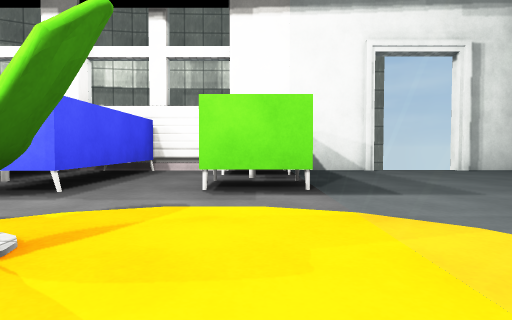
View 1 (above)

17 first-person views from a walk through a Unity game level. The camera is 0.36 m above the floor, tilts 2° down and sees 75° across. Doors are open. The floor is counted in squares, 1 m on a side. Each view is taken from the middle of a square. On the plan, view 1 faces up. The plan holds only what a view shows up to about 9 squares ahead; the rest is blank. The player is left out. Some surface patterns are stand-ins.

View 2
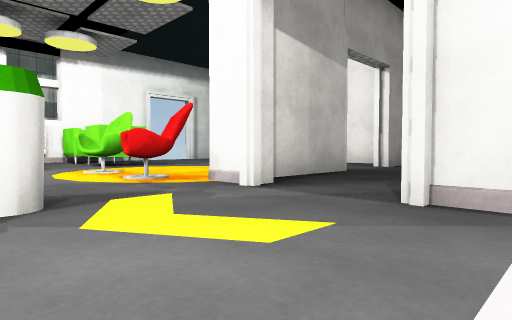

View 3
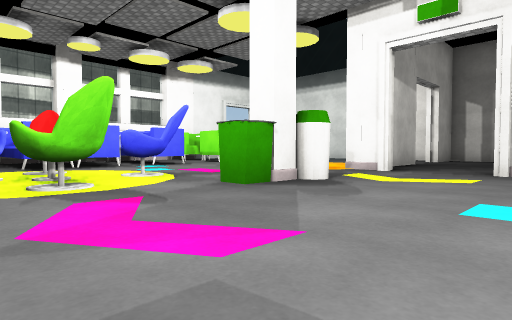

View 4
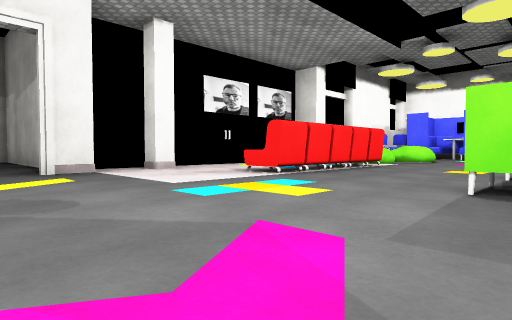

View 5
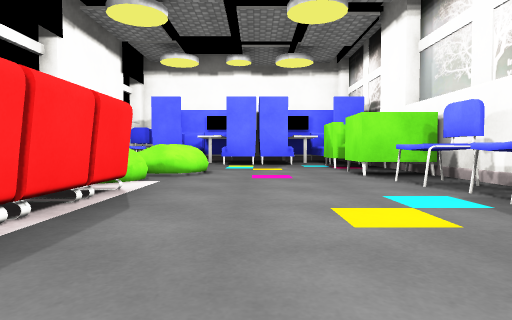

View 6
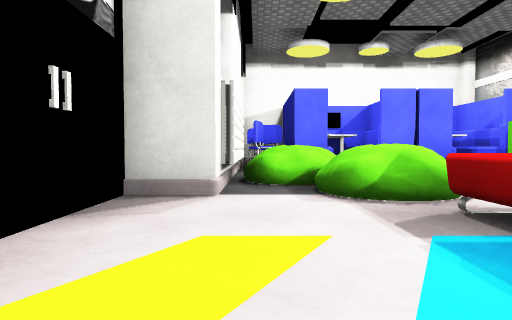

View 7
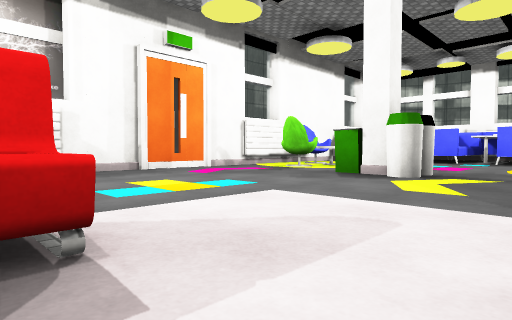

View 8
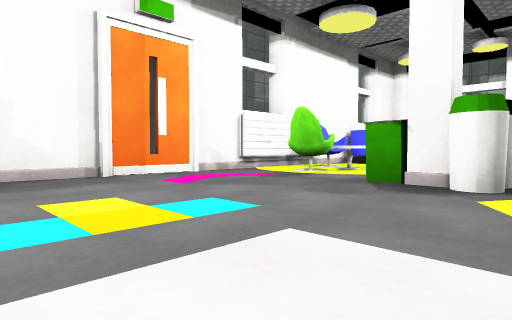

View 9
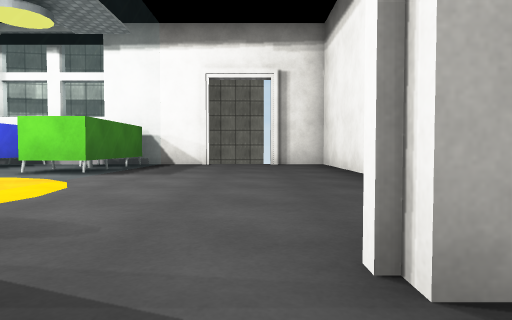

View 10
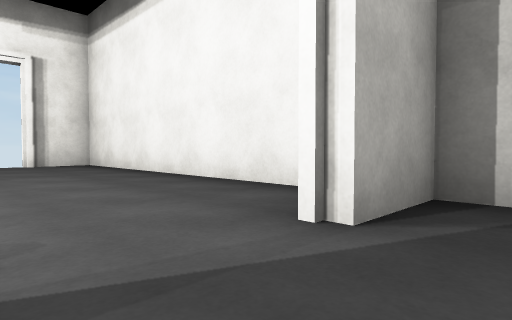

View 11
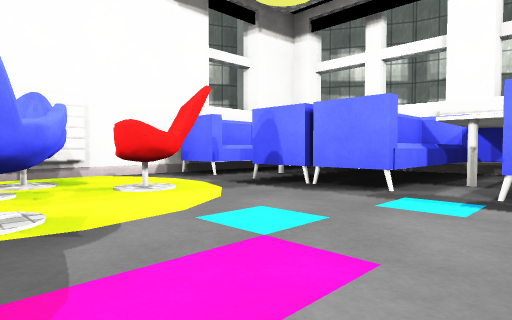

View 12
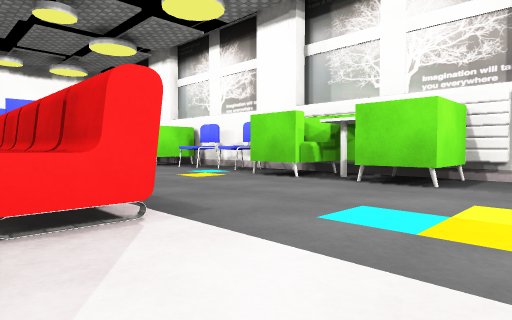

View 13
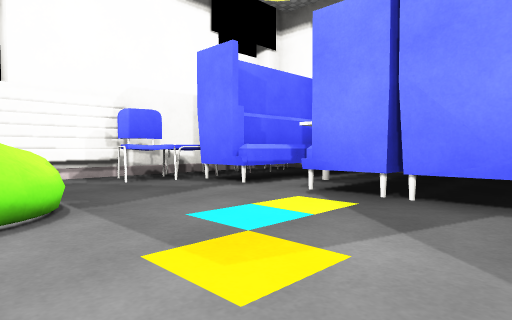

View 14
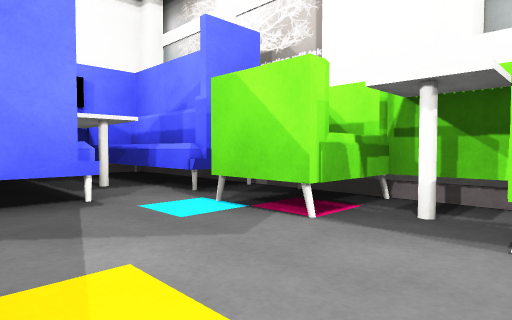

View 15
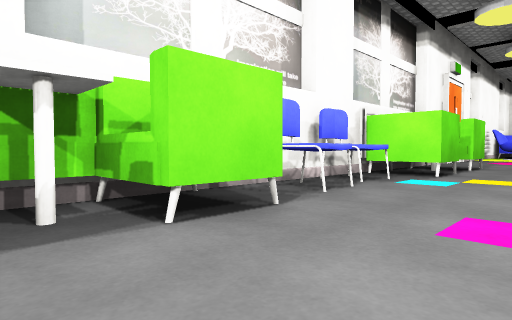

View 16
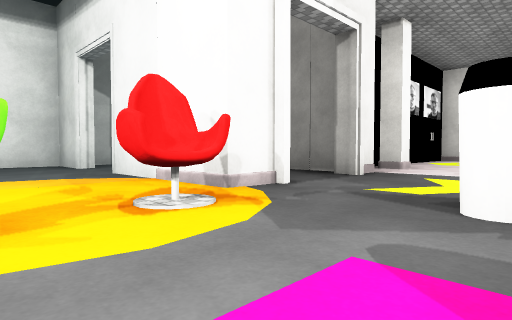

View 17
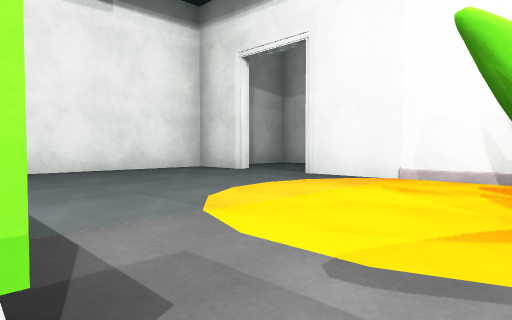

### Floor plan
Key: @ floor where view 1 was taken; # wall or solid block; . floor; D open door; = window, fence, low wall or low ledge; O other object.
Columns run from 7 left of view 1 to 5 right of it. Each row starts with its distance up from view 1.
  6   O ###O#DD##
  5  OOOOO.O=DD.#
  4 #OOOOO.#=...#
  3 #OOOOO.O=...#
  2 # O.....=...#
  1 #OO...O.=...#
  0 #.OO..O@=...#
 -1 #.O.O.O##DD##
 -2 #..OOOD.....#
 -3 #...O.D#....#
 -4 #......######
 -5 #O....OO
 -6 #O..OO.O
 -7 #O..OO.O
 -8 #O..OO.O
 -9 #O..OO.O
-10 #....OO#
-11 #O..OOO
-12 #O....O
-13  O...OO
-14  OOOOOO
-15  OOOOOO
-16  #OOOOO

Where each view was taken, in squares from view 1:
view 1: 0 up, 0 right, facing up
view 2: 4 down, 3 left, facing up-right
view 3: 4 down, 6 left, facing up-right
view 4: 2 down, 6 left, facing down-right
view 5: 6 down, 4 left, facing down
view 6: 7 down, 1 left, facing down
view 7: 6 down, 1 left, facing up-left
view 8: 5 down, 2 left, facing up-left
view 9: 2 down, 3 right, facing up
view 10: 2 down, 2 right, facing up-right
view 11: 0 up, 2 left, facing up-left
view 12: 4 down, 2 left, facing down-left
view 13: 11 down, 5 left, facing down-right
view 14: 11 down, 4 left, facing down-left
view 15: 12 down, 4 left, facing up-left
view 16: 1 up, 3 left, facing down-right
view 17: 3 up, 1 left, facing down-right
